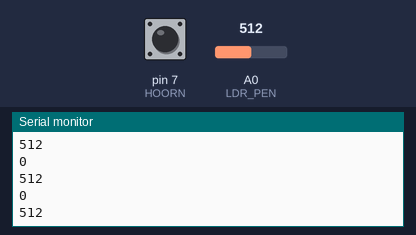
Bench run of a sketch on a simulated Arduino Leonardo, built with avr-gcc and run on an emulated ATmega32U4. Parts: the last lines printed to the serial monitor. Inputs (shaded band) come from the test bench; at power-on: A0 (LDR_PEN) = 512, pin 7 (HOORN) HIGH. USB keyboard and mouse output is not drawn.

Above: at 2.3 s.
2.4 s: A0 (LDR_PEN) set to 716
At 2.66 s:
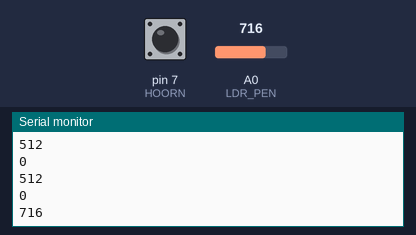
3.9 s: pin 7 (HOORN) pulled LOW for 0.15 s
5.5 s: A0 (LDR_PEN) set to 900
At 5.67 s:
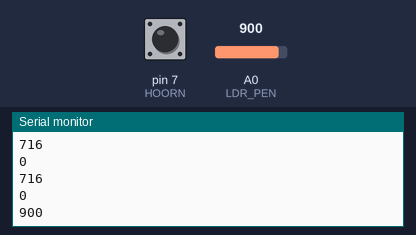
Timing chart, 0 to 8.5 s (numbered marks = the images above; inputs shaded):
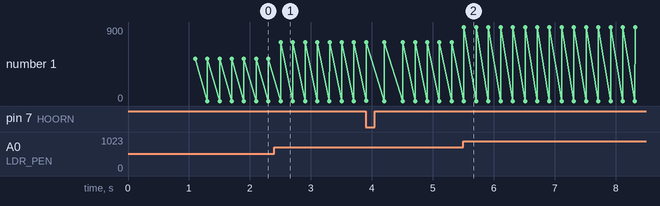

The sketch:

LeonardoTelefoonhoorn.ino
```cpp
#include <Keyboard.h>
#define LDR_PEN      A0
#define LDR_TRESHOLD 900
#define HOORN        7

// Toetsenbord instellen in Linux:
// Ctrl+Shift+Alt+M ==> mute.sh
// Ctrl+Shift+Alt+I ==> aan.sh
// Cttrl+Shift+Alt+O ==> Toggle Teams Mute

bool IsGemute=false;

void setup(){
 delay(1000);
 pinMode(HOORN,INPUT_PULLUP);
 Serial.begin(115200);
 Keyboard.begin();
 Mute();
}

void Toggle() {
 Keyboard.press(KEY_LEFT_SHIFT);
 Keyboard.press(KEY_LEFT_ALT);
 Keyboard.press(KEY_LEFT_CTRL);
 Keyboard.press('O');
 delay(100);
 Keyboard.releaseAll();
 IsGemute = !IsGemute;
}


void Mute() {
 if(IsGemute) return;

 IsGemute=true;
 Keyboard.press(KEY_LEFT_SHIFT);
 Keyboard.press(KEY_LEFT_ALT);
 Keyboard.press(KEY_LEFT_CTRL);
 Keyboard.press('M');
 delay(100);
 Keyboard.releaseAll();
}

void Aan() {
 if(!IsGemute) return;

 IsGemute=false;
 Keyboard.press(KEY_LEFT_SHIFT);
 Keyboard.press(KEY_LEFT_ALT);
 Keyboard.press(KEY_LEFT_CTRL);
 Keyboard.press('I');
 delay(100);
 Keyboard.releaseAll();
}


void loop(){
 int LDRReading = analogRead(LDR_PEN);
 Serial.println(LDRReading);
 if(LDRReading>=LDR_TRESHOLD || digitalRead(HOORN)==HIGH/*Hoorn neer*/) Mute();
 else Aan();

 //if(IsGemute && LDRReading<LDR_TRESHOLD
 //|| !IsGemute && LDRReading>=LDR_TRESHOLD)
 // Toggle();

 delay(200);
 Serial.println(digitalRead(HOORN)==LOW);
}
```

Measured:
- after the input at 2.4 s, the serial monitor: prints a new line after 0.10 s (image 1)
- after the input at 5.5 s, the serial monitor: prints a new line at once (image 2)
- plotted number 1: 512 → 716 after the input at 2.4 s, 716 → 900 after the input at 5.5 s
